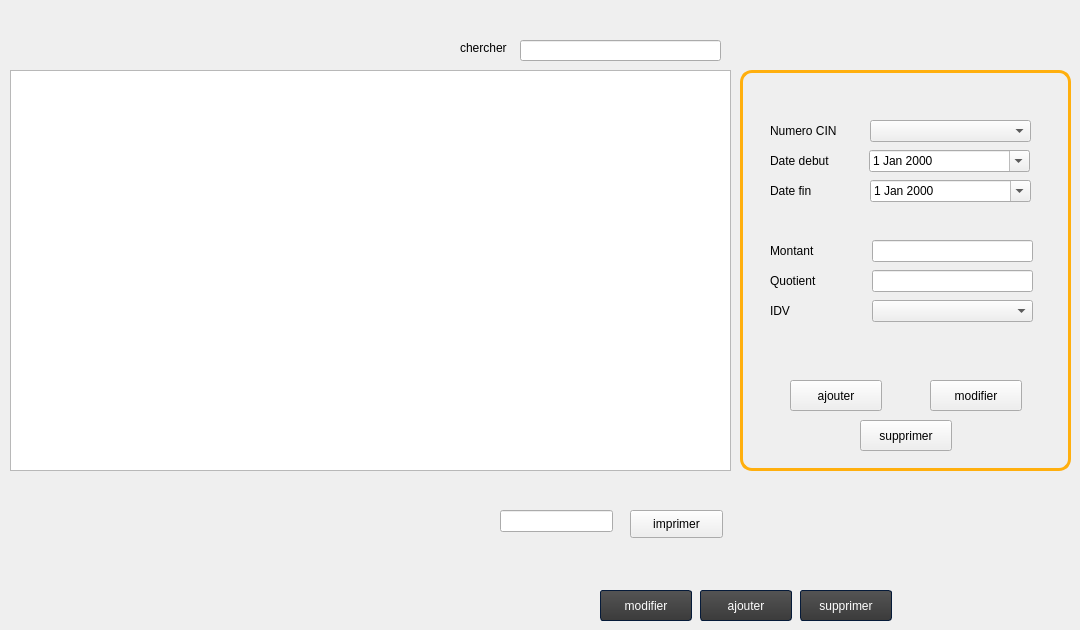
      <widget class="QWidget" name="page_4">
       <widget class="QLabel" name="label_24">
        <property name="geometry">
         <rect>
          <x>770</x>
          <y>150</y>
          <width>91</width>
          <height>21</height>
         </rect>
        </property>
        <property name="text">
         <string>Date debut</string>
        </property>
       </widget>
       <widget class="QLineEdit" name="QUOTIENT">
        <property name="geometry">
         <rect>
          <x>872</x>
          <y>270</y>
          <width>161</width>
          <height>22</height>
         </rect>
        </property>
       </widget>
       <widget class="QLineEdit" name="MONTANT">
        <property name="geometry">
         <rect>
          <x>872</x>
          <y>240</y>
          <width>161</width>
          <height>22</height>
         </rect>
        </property>
       </widget>
       <widget class="QLabel" name="label_48">
        <property name="geometry">
         <rect>
          <x>770</x>
          <y>270</y>
          <width>91</width>
          <height>21</height>
         </rect>
        </property>
        <property name="text">
         <string>Quotient</string>
        </property>
       </widget>
       <widget class="QPushButton" name="modifierc">
        <property name="geometry">
         <rect>
          <x>600</x>
          <y>590</y>
          <width>92</width>
          <height>31</height>
         </rect>
        </property>
        <property name="styleSheet">
         <string notr="true">QPushButton
{
	background-color: qlineargradient(spread:repeat, x1:1, y1:0, x2:1, y2:1, stop:0 rgba(84, 84, 84, 255),stop:1 rgba(59, 59, 59, 255));
	color: #ffffff;
	min-width: 80px;
	border-style: solid;
	border-width: 1px;
	border-radius: 3px;
	border-color: #051a39;
	padding: 5px;

}


QPushButton::flat
{
	background-color: transparent;
	border: none;
	color: #fff;

}


QPushButton::disabled
{
	background-color: #404040;
	color: #656565;
	border-color: #051a39;

}


QPushButton::hover
{
	background-color: rgba(183, 134, 32, 20%);
	border: 1px solid #b78620;

}


QPushButton::pressed
{
	background-color: qlineargradient(spread:repeat, x1:1, y1:0, x2:1, y2:1, stop:0 rgba(74, 74, 74, 255),stop:1 rgba(49, 49, 49, 255));
	border: 1px solid #b78620;

}


QPushButton::checked
{
	background-color: qlineargradient(spread:repeat, x1:1, y1:0, x2:1, y2:1, stop:0 rgba(74, 74, 74, 255),stop:1 rgba(49, 49, 49, 255));
	border: 1px solid #222;

}
</string>
        </property>
        <property name="text">
         <string>modifier</string>
        </property>
       </widget>
       <widget class="QPushButton" name="Supprimerc">
        <property name="geometry">
         <rect>
          <x>800</x>
          <y>590</y>
          <width>92</width>
          <height>31</height>
         </rect>
        </property>
        <property name="styleSheet">
         <string notr="true">QPushButton
{
	background-color: qlineargradient(spread:repeat, x1:1, y1:0, x2:1, y2:1, stop:0 rgba(84, 84, 84, 255),stop:1 rgba(59, 59, 59, 255));
	color: #ffffff;
	min-width: 80px;
	border-style: solid;
	border-width: 1px;
	border-radius: 3px;
	border-color: #051a39;
	padding: 5px;

}


QPushButton::flat
{
	background-color: transparent;
	border: none;
	color: #fff;

}


QPushButton::disabled
{
	background-color: #404040;
	color: #656565;
	border-color: #051a39;

}


QPushButton::hover
{
	background-color: rgba(183, 134, 32, 20%);
	border: 1px solid #b78620;

}


QPushButton::pressed
{
	background-color: qlineargradient(spread:repeat, x1:1, y1:0, x2:1, y2:1, stop:0 rgba(74, 74, 74, 255),stop:1 rgba(49, 49, 49, 255));
	border: 1px solid #b78620;

}


QPushButton::checked
{
	background-color: qlineargradient(spread:repeat, x1:1, y1:0, x2:1, y2:1, stop:0 rgba(74, 74, 74, 255),stop:1 rgba(49, 49, 49, 255));
	border: 1px solid #222;

}
</string>
        </property>
        <property name="text">
         <string>supprimer</string>
        </property>
       </widget>
       <widget class="QLabel" name="label_49">
        <property name="geometry">
         <rect>
          <x>770</x>
          <y>300</y>
          <width>91</width>
          <height>21</height>
         </rect>
        </property>
        <property name="text">
         <string>IDV</string>
        </property>
       </widget>
       <widget class="QLabel" name="label_17">
        <property name="geometry">
         <rect>
          <x>770</x>
          <y>120</y>
          <width>91</width>
          <height>21</height>
         </rect>
        </property>
        <property name="text">
         <string>Numero CIN</string>
        </property>
       </widget>
       <widget class="QDateEdit" name="DATEDEBUT">
        <property name="geometry">
         <rect>
          <x>869</x>
          <y>150</y>
          <width>161</width>
          <height>22</height>
         </rect>
        </property>
        <property name="calendarPopup">
         <bool>true</bool>
        </property>
       </widget>
       <widget class="QPushButton" name="AJOUTERC">
        <property name="geometry">
         <rect>
          <x>700</x>
          <y>590</y>
          <width>92</width>
          <height>31</height>
         </rect>
        </property>
        <property name="styleSheet">
         <string notr="true">QPushButton
{
	background-color: qlineargradient(spread:repeat, x1:1, y1:0, x2:1, y2:1, stop:0 rgba(84, 84, 84, 255),stop:1 rgba(59, 59, 59, 255));
	color: #ffffff;
	min-width: 80px;
	border-style: solid;
	border-width: 1px;
	border-radius: 3px;
	border-color: #051a39;
	padding: 5px;

}


QPushButton::flat
{
	background-color: transparent;
	border: none;
	color: #fff;

}


QPushButton::disabled
{
	background-color: #404040;
	color: #656565;
	border-color: #051a39;

}


QPushButton::hover
{
	background-color: rgba(183, 134, 32, 20%);
	border: 1px solid #b78620;

}


QPushButton::pressed
{
	background-color: qlineargradient(spread:repeat, x1:1, y1:0, x2:1, y2:1, stop:0 rgba(74, 74, 74, 255),stop:1 rgba(49, 49, 49, 255));
	border: 1px solid #b78620;

}


QPushButton::checked
{
	background-color: qlineargradient(spread:repeat, x1:1, y1:0, x2:1, y2:1, stop:0 rgba(74, 74, 74, 255),stop:1 rgba(49, 49, 49, 255));
	border: 1px solid #222;

}
</string>
        </property>
        <property name="text">
         <string>ajouter</string>
        </property>
       </widget>
       <widget class="QLabel" name="label_50">
        <property name="geometry">
         <rect>
          <x>770</x>
          <y>240</y>
          <width>91</width>
          <height>21</height>
         </rect>
        </property>
        <property name="text">
         <string>Montant</string>
        </property>
       </widget>
       <widget class="QLabel" name="label_51">
        <property name="geometry">
         <rect>
          <x>770</x>
          <y>180</y>
          <width>91</width>
          <height>21</height>
         </rect>
        </property>
        <property name="text">
         <string>Date fin</string>
        </property>
       </widget>
       <widget class="QDateEdit" name="DATEFIN">
        <property name="geometry">
         <rect>
          <x>870</x>
          <y>180</y>
          <width>161</width>
          <height>22</height>
         </rect>
        </property>
        <property name="calendarPopup">
         <bool>true</bool>
        </property>
       </widget>
       <widget class="QTableView" name="data2">
        <property name="geometry">
         <rect>
          <x>10</x>
          <y>70</y>
          <width>721</width>
          <height>401</height>
         </rect>
        </property>
        <property name="styleSheet">
         <string notr="true"/>
        </property>
       </widget>
       <widget class="QPushButton" name="modifierc_2">
        <property name="geometry">
         <rect>
          <x>930</x>
          <y>380</y>
          <width>92</width>
          <height>31</height>
         </rect>
        </property>
        <property name="styleSheet">
         <string notr="true"/>
        </property>
        <property name="text">
         <string>modifier</string>
        </property>
       </widget>
       <widget class="QPushButton" name="AJOUTERC_2">
        <property name="geometry">
         <rect>
          <x>790</x>
          <y>380</y>
          <width>92</width>
          <height>31</height>
         </rect>
        </property>
        <property name="styleSheet">
         <string notr="true"/>
        </property>
        <property name="text">
         <string>ajouter</string>
        </property>
       </widget>
       <widget class="QPushButton" name="Supprimerc_2">
        <property name="geometry">
         <rect>
          <x>860</x>
          <y>420</y>
          <width>92</width>
          <height>31</height>
         </rect>
        </property>
        <property name="styleSheet">
         <string notr="true"/>
        </property>
        <property name="text">
         <string>supprimer</string>
        </property>
       </widget>
       <widget class="QLabel" name="label_16">
        <property name="geometry">
         <rect>
          <x>740</x>
          <y>70</y>
          <width>331</width>
          <height>401</height>
         </rect>
        </property>
        <property name="styleSheet">
         <string notr="true">background-color: transparent;
border-radius: 12px;
border-color: rgb(255, 175, 14);
	padding: 5px;
border-width: 3px;
border-style: solid ;</string>
        </property>
        <property name="text">
         <string/>
        </property>
       </widget>
       <widget class="QLineEdit" name="searchc">
        <property name="geometry">
         <rect>
          <x>520</x>
          <y>40</y>
          <width>201</width>
          <height>21</height>
         </rect>
        </property>
       </widget>
       <widget class="QLabel" name="label_52">
        <property name="geometry">
         <rect>
          <x>460</x>
          <y>27</y>
          <width>71</width>
          <height>41</height>
         </rect>
        </property>
        <property name="text">
         <string>chercher</string>
        </property>
       </widget>
       <widget class="QComboBox" name="cincontrat">
        <property name="geometry">
         <rect>
          <x>870</x>
          <y>120</y>
          <width>161</width>
          <height>22</height>
         </rect>
        </property>
        <property name="styleSheet">
         <string notr="true"/>
        </property>
       </widget>
       <widget class="QComboBox" name="combov">
        <property name="geometry">
         <rect>
          <x>872</x>
          <y>300</y>
          <width>161</width>
          <height>22</height>
         </rect>
        </property>
       </widget>
       <widget class="QLineEdit" name="lineEdit">
        <property name="geometry">
         <rect>
          <x>280</x>
          <y>300</y>
          <width>113</width>
          <height>22</height>
         </rect>
        </property>
       </widget>
       <widget class="QPushButton" name="imprimerrilyes">
        <property name="geometry">
         <rect>
          <x>630</x>
          <y>510</y>
          <width>93</width>
          <height>28</height>
         </rect>
        </property>
        <property name="text">
         <string>imprimer</string>
        </property>
       </widget>
       <widget class="QLineEdit" name="cinn2">
        <property name="geometry">
         <rect>
          <x>500</x>
          <y>510</y>
          <width>113</width>
          <height>22</height>
         </rect>
        </property>
       </widget>
       <zorder>lineEdit</zorder>
       <zorder>label_16</zorder>
       <zorder>label_24</zorder>
       <zorder>QUOTIENT</zorder>
       <zorder>MONTANT</zorder>
       <zorder>label_48</zorder>
       <zorder>modifierc</zorder>
       <zorder>Supprimerc</zorder>
       <zorder>label_49</zorder>
       <zorder>label_17</zorder>
       <zorder>DATEDEBUT</zorder>
       <zorder>AJOUTERC</zorder>
       <zorder>label_50</zorder>
       <zorder>label_51</zorder>
       <zorder>DATEFIN</zorder>
       <zorder>data2</zorder>
       <zorder>modifierc_2</zorder>
       <zorder>AJOUTERC_2</zorder>
       <zorder>Supprimerc_2</zorder>
       <zorder>searchc</zorder>
       <zorder>label_52</zorder>
       <zorder>cincontrat</zorder>
       <zorder>combov</zorder>
       <zorder>imprimerrilyes</zorder>
       <zorder>cinn2</zorder>
      </widget>
